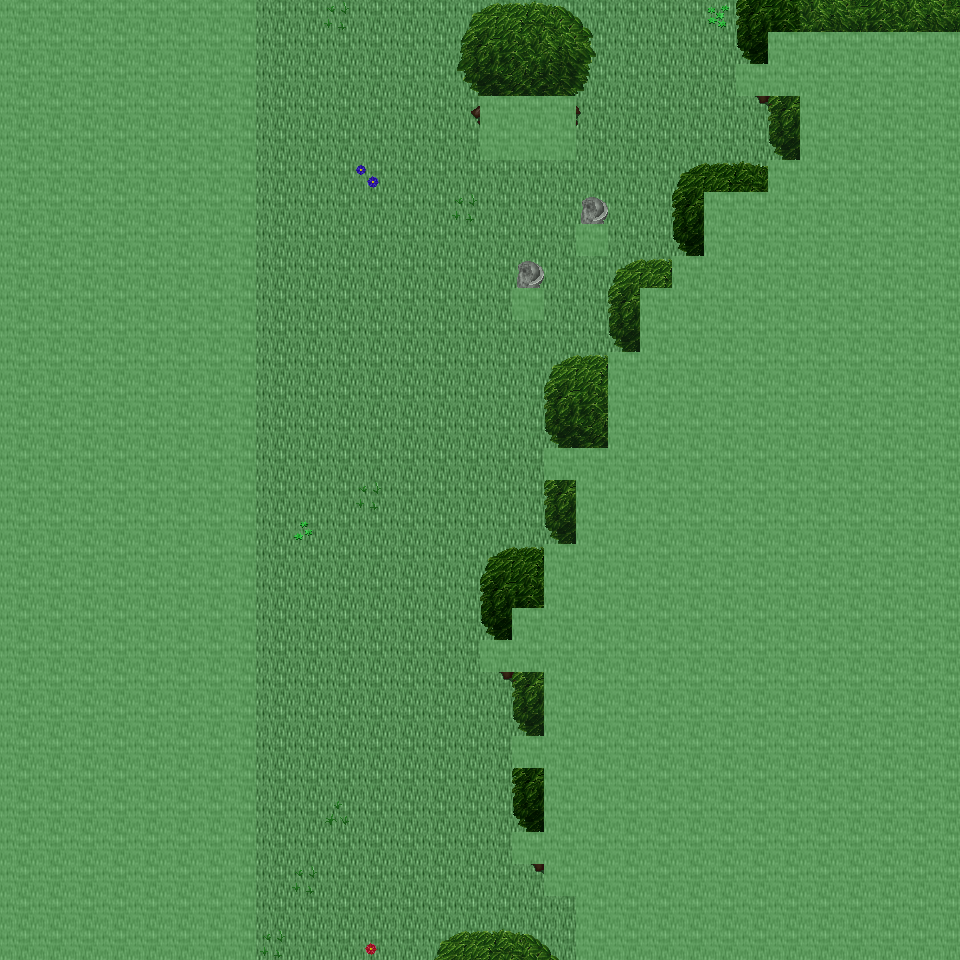

The image is a tile-based game level rendered from a .tmx file. Its description and source (layers, tilesets, objects; grid data summarised) follow:
An orthogonal 30x30 tile map with 32x32 px tiles, 6 tile layers (Ground, Object, Object2, Above, ...), 19 tilesets and 2 objects (2x mapExit).

<map version="1.0" orientation="orthogonal" renderorder="right-down" width="30" height="30" tilewidth="32" tileheight="32" nextobjectid="3">
  <tileset firstgid="1" name="tileset_ground_ground" tilewidth="32" tileheight="32" tilecount="33" columns="3">
    <image source="../drawable/tileset_ground_ground.png" width="96" height="352" />
  </tileset>
  <tileset firstgid="34" name="tileset_plant_grasses" tilewidth="32" tileheight="32" tilecount="6" columns="3">
    <image source="../drawable/tileset_plant_grasses.png" width="96" height="64" />
  </tileset>
  <tileset firstgid="40" name="tileset_plant_flower_daisy_blue" tilewidth="32" tileheight="32" tilecount="8" columns="2">
    <image source="../drawable/tileset_plant_flower_daisy_blue.png" width="64" height="128" />
  </tileset>
  <tileset firstgid="48" name="tileset_plant_flower_daisy_yellow" tilewidth="32" tileheight="32" tilecount="8" columns="2">
    <image source="../drawable/tileset_plant_flower_daisy_yellow.png" width="64" height="128" />
  </tileset>
  <tileset firstgid="56" name="tileset_plant_flower_daisy_red" tilewidth="32" tileheight="32" tilecount="8" columns="2">
    <image source="../drawable/tileset_plant_flower_daisy_red.png" width="64" height="128" />
  </tileset>
  <tileset firstgid="64" name="tileset_plant_flower_daisy_white" tilewidth="32" tileheight="32" tilecount="8" columns="2">
    <image source="../drawable/tileset_plant_flower_daisy_white.png" width="64" height="128" />
  </tileset>
  <tileset firstgid="72" name="tileset_logic_collision" tilewidth="32" tileheight="32" tilecount="1" columns="1">
    <image source="../drawable/tileset_logic_collision.png" width="32" height="32" />
  </tileset>
  <tileset firstgid="73" name="tileset_plant_tree_tree_green" tilewidth="32" tileheight="32" tilecount="88" columns="8">
    <image source="../drawable/tileset_plant_tree_tree_green.png" width="256" height="352" />
  </tileset>
  <tileset firstgid="161" name="tileset_logic_item_resources" tilewidth="32" tileheight="32" tilecount="6" columns="6">
    <image source="../drawable/tileset_logic_item_resources.png" width="192" height="32" />
  </tileset>
  <tileset firstgid="167" name="tileset_item_statue_broken_green_column" tilewidth="32" tileheight="32" tilecount="2" columns="1">
    <image source="../drawable/tileset_item_statue_broken_green_column.png" width="32" height="64" />
  </tileset>
  <tileset firstgid="169" name="tileset_plant_tree_spruce" tilewidth="32" tileheight="32" tilecount="6" columns="2">
    <image source="../drawable/tileset_plant_tree_spruce.png" width="64" height="96" />
  </tileset>
  <tileset firstgid="175" name="tileset_plant_tree_pine_snowy" tilewidth="32" tileheight="32" tilecount="6" columns="2">
    <image source="../drawable/tileset_plant_tree_pine_snowy.png" width="64" height="96" />
  </tileset>
  <tileset firstgid="181" name="tileset_logic_creature_ent" tilewidth="32" tileheight="32" tilecount="4" columns="4">
    <image source="../drawable/tileset_logic_creature_ent.png" width="128" height="32" />
  </tileset>
  <tileset firstgid="185" name="tileset_logic_item_mushroom" tilewidth="32" tileheight="32" tilecount="6" columns="6">
    <image source="../drawable/tileset_logic_item_mushroom.png" width="192" height="32" />
  </tileset>
  <tileset firstgid="191" name="tileset_plant_star_shaped_plants" tilewidth="32" tileheight="32" tilecount="6" columns="2">
    <image source="../drawable/tileset_plant_star_shaped_plants.png" width="64" height="96" />
  </tileset>
  <tileset firstgid="197" name="tileset_plant_tree_tree_darkgreen" tilewidth="32" tileheight="32" tilecount="88" columns="8">
    <image source="../drawable/tileset_plant_tree_tree_darkgreen.png" width="256" height="352" />
  </tileset>
  <tileset firstgid="285" name="tileset_plant_stump_stump_pale_brown" tilewidth="32" tileheight="32" tilecount="4" columns="2">
    <image source="../drawable/tileset_plant_stump_stump_pale_brown.png" width="64" height="64" />
  </tileset>
  <tileset firstgid="289" name="tileset_plant_tree_umbrella_thorn" tilewidth="32" tileheight="32" tilecount="18" columns="6">
    <image source="../drawable/tileset_plant_tree_umbrella_thorn.png" width="192" height="96" />
  </tileset>
  <tileset firstgid="307" name="tileset_logic_item_fruits" tilewidth="32" tileheight="32" tilecount="16" columns="8">
    <image source="../drawable/tileset_logic_item_fruits.png" width="256" height="64" />
  </tileset>
  <layer name="Ground" width="30" height="30">
    <data>[900 cells, 900 non-empty, 1 distinct tile ids]</data>
  </layer>
  <layer name="Object" width="30" height="30">
    <data>[900 cells, 117 non-empty, 20 distinct tile ids]</data>
  </layer>
  <layer name="Object2" width="30" height="30">
    <data>[900 cells, 0 non-empty, 0 distinct tile ids]</data>
  </layer>
  <layer name="Above" width="30" height="30">
    <data>[900 cells, 609 non-empty, 44 distinct tile ids]</data>
  </layer>
  <layer name="Above2" width="30" height="30">
    <data>[900 cells, 0 non-empty, 0 distinct tile ids]</data>
  </layer>
  <layer name="Walkable" width="30" height="30">
    <data>[900 cells, 564 non-empty, 1 distinct tile ids]</data>
  </layer>
  <objectgroup name="MapEvents">
    <object id="1" name="north" type="mapExit" x="256" y="0" width="704" height="32">
      <properties>
        <property name="map" value="level_0_x106_y146" />
        <property name="x" value="8" />
        <property name="y" value="28" />
      </properties>
    </object>
    <object id="2" name="south" type="mapExit" x="256" y="928" width="320" height="32">
      <properties>
        <property name="map" value="level_0_x106_y148" />
        <property name="x" value="8" />
        <property name="y" value="1" />
      </properties>
    </object>
  </objectgroup>
</map>
